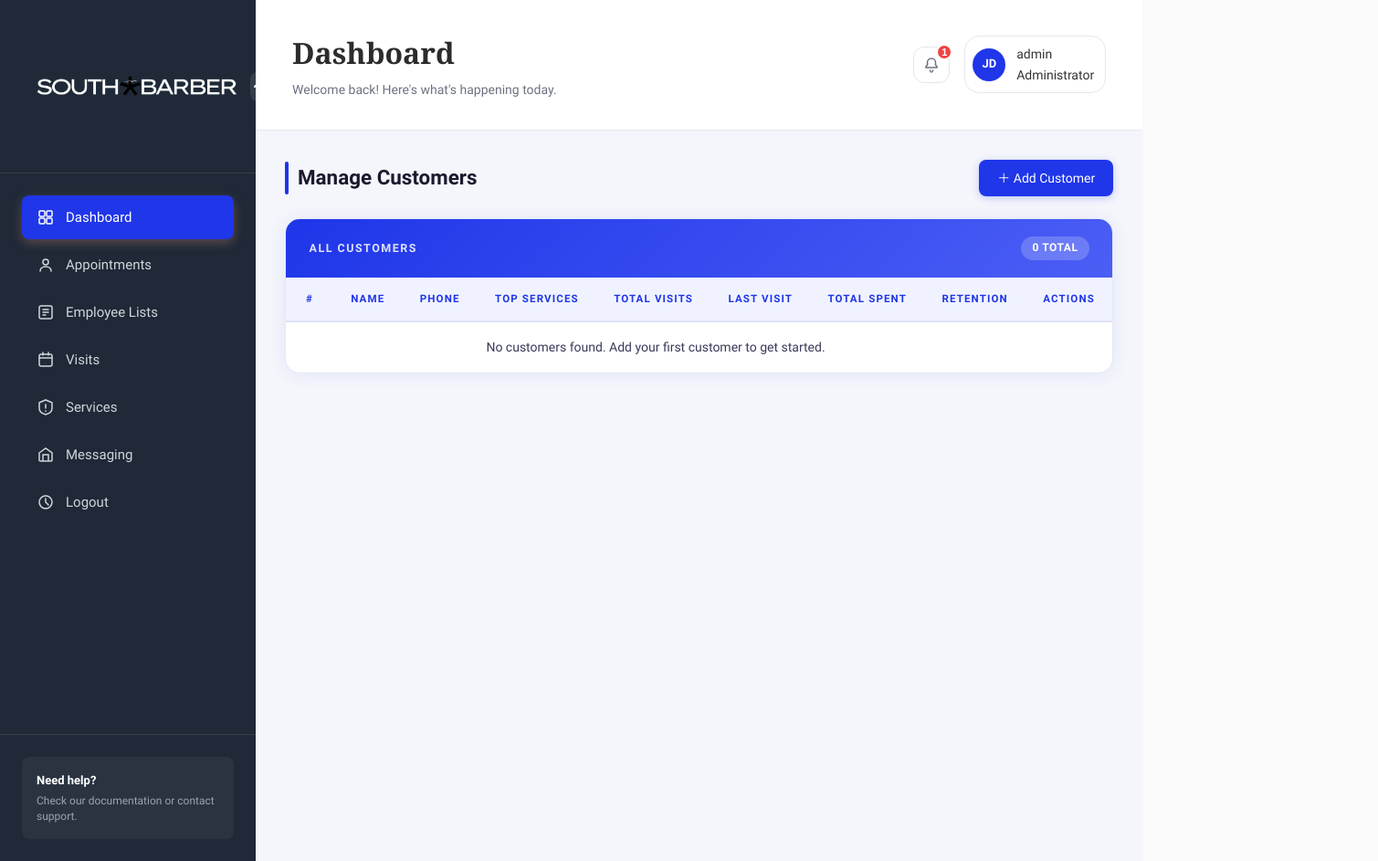
Before: /adminsection/customerlist/ (signed in) with the older database file.
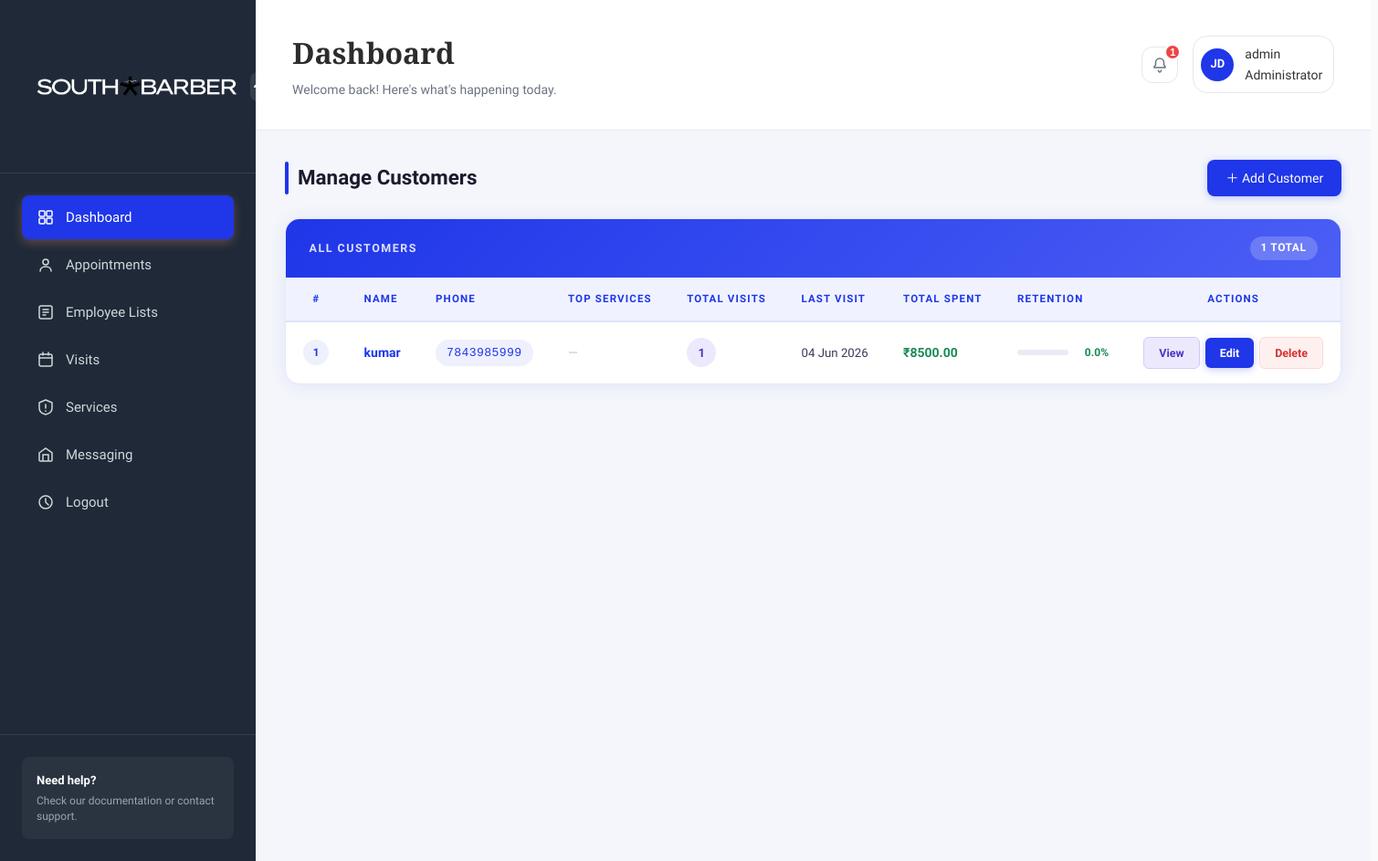
After: the same page with the newer database file.
### adminsection/models.py (models this page shows, shortened)
class Customer(models.Model):
    PhoneID = models.UUIDField(primary_key=True, default=uuid.uuid4)
    PhoneNumber = models.CharField(max_length=15, unique=True)
    Name = models.CharField(max_length=150)
    Note = models.TextField(blank=True)
    CreateDate = models.DateTimeField(auto_now_add=True)
    UpdateDate = models.DateTimeField(auto_now=True)
    @property
    def total_visits(self):
        return self.visits.count()
    @property
    def retention_rate(self):
        total = self.total_visits
        if total <= 1:
            return 0.0
        return round((self.return_visits / total) * 100, 1)
    @property
    def last_visit(self):
        visit = self.visits.order_by('-VisitDate').first()
        return visit.VisitDate if visit else None
    @property
    def total_spent(self):
        return sum(v.final_amount for v in self.visits.all())

class Visit(models.Model):
    DISCOUNT_TYPE_CHOICES = (
        ('PERCENT', 'Percentage (%)'),
        ('AMOUNT', 'Fixed Amount (₹)'),
    )
    Customer = models.ForeignKey(
        Customer,
        on_delete=models.CASCADE,
        related_name='visits'
    )
    Services = models.ManyToManyField(
    'Service',
    blank=True,
    related_name='visits'
    )
    Store    = models.ForeignKey(Store, on_delete=models.SET_NULL, null=True, related_name='visits')
    VisitDate = models.DateTimeField(default=timezone.now)
    BillAmount = models.DecimalField(max_digits=10, decimal_places=2)
    DiscountType = models.CharField(
        max_length=10,
        choices=DISCOUNT_TYPE_CHOICES,
        default='PERCENT'
    )
    DiscountValue = models.DecimalField(
        max_digits=10,
        decimal_places=2,
        default=0,
        help_text="Enter % value or flat ₹ amount depending on DiscountType"
    )
    Note = models.TextField(blank=True)
    class Meta:
        ordering = ['-VisitDate']
    @property
    def discount_amount(self):
        if self.DiscountType == 'PERCENT':
            return round(self.BillAmount * self.DiscountValue / 100, 2)
        return self.DiscountValue  # already a flat amount
    @property
    def final_amount(self):
        return max(self.BillAmount - self.discount_amount, 0)

### adminsection/views.py (the view)
# urls.py: path('customerlist/', views.customerlist, name='customerlist'),
@staff_member_required
def customerlist(request):
    active_store, user_stores, is_owner = get_active_store(request)
    store_customer_ids = Visit.objects.filter(
        Store=active_store
    ).values_list('Customer', flat=True).distinct()
    CustomerList = Customer.objects.filter(
        PhoneID__in=store_customer_ids
    ).order_by('-CreateDate')
    letters = list(string.ascii_uppercase)
    customers_with_letters = []
    for i, customer in enumerate(CustomerList):
        letter_id = letters[i % 26]
        top_services = (
            Service.objects
            .filter(visits__Customer=customer, visits__Store=active_store)
            .annotate(visit_count=Count('visits'))
            .order_by('-visit_count')[:3]  # top 3
        )
        customers_with_letters.append({
            'customer': customer,
            'letter_id': letter_id,
            'top_services': top_services,
        })
    return render(request, 'adminsection/customer-list.html', {
        'customers_with_letters': customers_with_letters,
        'active_store': active_store,
        'user_stores': user_stores,
        'is_owner': is_owner,
    })

### adminsection/views.py (called while the page is built, shortened)
def get_user_stores(request):
    if request.user.is_superuser:
        return Store.objects.all(), True

def get_active_store(request):
    stores, is_owner = get_user_stores(request)
    if not stores:
        return None, stores, is_owner
    if len(stores) == 1:
        return stores[0], stores, is_owner
    store_id = request.session.get('active_store_id')
    if store_id:
        try:
            active_store = next((s for s in stores if str(s.id) == str(store_id)), stores[0])
            return active_store, stores, is_owner
        except:
            pass
    return stores[0], stores, is_owner

### templates/adminsection/customer-list.html (shortened to what this page needs)
{% extends 'adminsection/base.html' %}
{% load static %}
{% block content %}
    <div class="customers-wrapper">
      <div class="customers-header">
        <h3>Manage Customers</h3>
        <a href="{% url 'addcustomer' %}" class="btn-add-customer">
          ＋ Add Customer
        </a>
      </div>
      <div class="customers-table-card">
        <div class="customers-card-top">
          <span>All Customers</span>
          <span class="count-badge">{{ customers_with_letters|length }} total</span>
        </div>
        <table class="customers-table">
          <thead>
            <tr>
              <th>#</th>
              <th>Name</th>
              <th>Phone</th>
              <th>Top Services</th>
              <th>Total Visits</th>
              <th>Last Visit</th>
              <th>Total Spent</th>
              <th>Retention</th>
              <th style="text-align:center;">Actions</th>
            </tr>
          </thead>
          <tbody>
            {% for item in customers_with_letters %}
            <tr>
              <td><span class="row-num">{{ forloop.counter }}</span></td>
              <td>
                <a href="{% url 'customer_detail' item.customer.PhoneID %}" class="customer-name-link">
                  {{ item.customer.Name }}
                </a>
              </td>
              <td>
                <span class="phone-badge">{{ item.customer.PhoneNumber }}</span>
              </td>
              <td>
                {% for svc in item.top_services %}
                  <span style="display:inline-block; background:#eef0fd; color:#1f36e9;
                              font-size:0.75rem; font-weight:600; padding:2px 10px;
                              border-radius:20px; margin:2px;">
                    {{ svc.ServiceName }}
                  </span>
                {% empty %}
                  <span style="color:#c0c0d8;">—</span>
                {% endfor %}
              </td>
              <td>
                <span class="visits-pill">{{ item.customer.total_visits }}</span>
              </td>
              <td class="date-cell">
                {% if item.customer.last_visit %}
                  {{ item.customer.last_visit|date:"d M Y" }}
                {% else %}
                  <span style="color:#c0c0d8;">—</span>
                {% endif %}
              </td>
              <td>
                <span class="spent-amount">₹{{ item.customer.total_spent }}</span>
              </td>
              <td>
                <div class="retention-bar-wrap">
                  <div class="retention-bar">
                  </div>
                  <span class="retention-label">{{ item.customer.retention_rate }}%</span>
                </div>
              </td>
              <td>
                <div class="action-cell">
                  <a href="{% url 'customer_detail' item.customer.PhoneID %}" class="btn-view">
                    View
                  </a>
                  <a href="{% url 'editcustomer' item.customer.PhoneID %}" class="btn-edit">
                    Edit
                  </a>
                  <a href="{% url 'deletecustomer' item.customer.PhoneID %}"
                     class="btn-delete"
                     onclick="return confirm('Delete this customer?');">
                    Delete
                  </a>
                </div>
              </td>
            </tr>
            {% empty %}
            <tr>
              <td colspan="8" class="empty-state">No customers found. Add your first customer to get started.</td>
            </tr>
            {% endfor %}
          </tbody>
        </table>
      </div>
    </div
{% endblock %}

Changed rows visible on the page:
added Customer: customer.Name "kumar", customer.PhoneNumber "7843985999", customer.total_visits "1", customer.last_visit "04 Jun 2026", customer.total_spent "8500.00", customer.retention_rate "0.0"
Other visible differences:
{{ customers_with_letters|length }}: "0" → "1"
text no longer shown: "No customers found. Add your first customer to get started."
